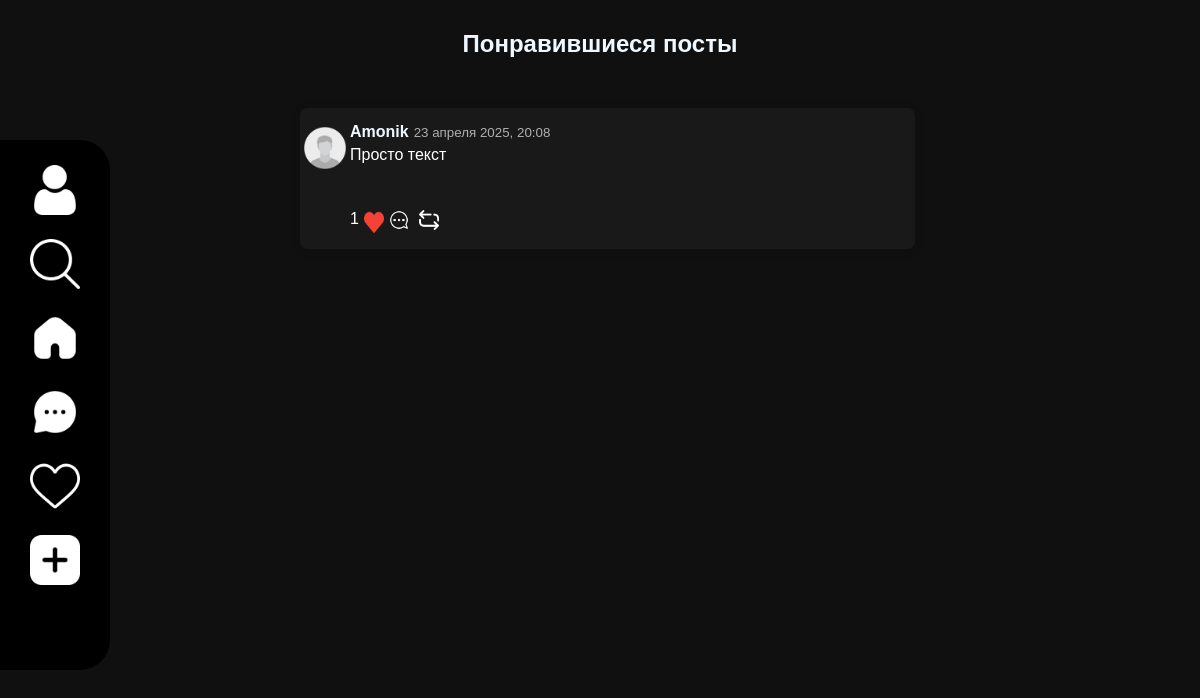
The app's page /posts/likes/ (signed in) with its own data.
### account/models.py (models this page shows, shortened)
class Post(models.Model):
    user = models.ForeignKey('CustomUser', on_delete=models.CASCADE, related_name='posts',null=True)
    content = models.TextField(null=True, blank=True)
    image = models.ImageField(upload_to='posts/', blank=True, null=True)
    title = models.CharField(max_length=255, null=True, blank=True)
    likes = models.ManyToManyField('CustomUser', related_name='liked_posts', blank=True)
    hashtags = models.ManyToManyField('Hashtag', related_name='posts', blank=True)  # Добавляем связь с хэштегами
    created_at = models.DateTimeField(auto_now_add=True)

class CustomUser(AbstractUser):
    username = models.CharField(max_length=20, unique=True)
    user_nickname = models.CharField(
        max_length=30,
        unique=True,
        default=generate_unique_nickname
    )
    email = models.EmailField(unique=True, blank=True, null=True)
    password = models.CharField(max_length=128)
    first_name = models.CharField(max_length=20, blank=True, null=True)
    avatar = models.ImageField(upload_to='avatars/', blank=True, null=True)
    description = models.TextField(max_length=500, blank=True, null=True)
    created_at = models.DateTimeField(auto_now_add=True)
    age = models.PositiveIntegerField(blank=True, null=True)
    followers = models.ManyToManyField('self', symmetrical=False, related_name='followings', blank=True)
    reposts = models.ManyToManyField('Post', related_name='reposted_by', blank=True)
    is_active = models.BooleanField(default=True)
    is_staff = models.BooleanField(default=False)
    is_superuser = models.BooleanField(default=False)
    REQUIRED_FIELDS = ['email', 'first_name']
    USERNAME_FIELD = 'username'
    objects = CustomUserManager()
    def __str__(self):
        return self.username

### posts/views.py (the view)
# urls.py: path('likes/', views.my_likes, name='likes'),
@login_required
def my_likes(request):
    liked_posts = request.user.liked_posts.all()
    return render(request, 'likes.html', {
        'liked_posts': liked_posts,
    })

### posts/templates/likes.html (shortened to what this page needs)
{% load static %}
<!DOCTYPE html>
<html lang="ru">
    <head>
        <link rel="stylesheet" href="{% static 'style.css' %}" type="text/css">
    </head>
    <body>
        <header style="user-select: none">
            <a href="{% url 'profile' %}"><img src="{% static 'media/user.png' %}" width="50px"></a>
            <a href="{% url 'search' %}"><img src="{% static 'media/search-interface-symbol.png' %}" width="50px"></a>
            <a href="{% url 'index' %}"><img src="{% static 'media/home.png' %}" width="50px"></a>
            <a href="{% url 'chat_list' %}"><img src="{% static 'media/message.png' %}" width="50px"></a>
            <a href="{% url 'likes' %}"><img src="{% static 'media/heart.png' %}" width="50px"></a>
            <a href="{% url 'create_post' %}"><img src="{% static 'media/addition.png' %}" width="50px"></a>
        </header>
        <div style="width: 50%;margin-left: auto;margin-right: auto;">
            <h2 style="margin-bottom: 50px;margin-top: 30px;color: aliceblue;text-align: center;">Понравившиеся посты</h2>
            {% if liked_posts %}
                {% for post in liked_posts %}
                    <div class="posts">
                        <div class="post" style="margin-bottom: 20px;">
                            <div style="display: flex;">
                                <div style="width: 5%;margin-right: 20px;user-select: none;">
                                    {% if post.user.avatar %}
                                        <img src="{{ post.user.avatar.url }}" width="50px" style="border-radius: 100%;background-color: rgb(25,25,25)">
                                    {% else %}
                                        <img src="{% static 'media/default_user.png' %}" width="50px" style="border-radius: 100%;background-color: rgb(25,25,25)">
                                    {% endif %}
                                </div>
                                <div style="display: block;">
                                    <div style="display: flex;margin-bottom: 5px;user-select: none;">
                                        <h4 style='margin-right: 5px;'>
                                            <a href="{% url 'user_profile' user_id=post.user.id %}" style="color: aliceblue; text-decoration: none;">
                                                {{ post.user }}
                                            </a>
                                        </h4>
                                        <span style="color: rgb(175, 175, 175);font-weight: 100;"><small>{{ post.created_at|date:"j E Y, H:i" }}</small></span>
                                    </div>
                                    <div style="display: block;">
                                        <div style="text-align: left;">
                                            <p>{{ post.content }}</p>
                                            <p style="margin-top: 10px;">
                                                <br style="user-select: none;"><br style="user-select: none;">
                                            </p>
                                            <div style="display: flex;">
                                                <p id="likes-count-{{ post.id }}">{{ post.likes.count }}</p>
                                                <img
                                                    id="like-btn-{{ post.id }}"
                                                    src="{% static 'media/like.png' %}"
                                                    data-liked-src="{% static 'media/liked.png' %}"
                                                    data-unliked-src="{% static 'media/like.png' %}"
                                                    width="20px"
                                                    style="margin-left: 5px; cursor: pointer;user-select: none;"
                                                    onclick="toggleLike({{ post.id }})"
                                                    alt="Лайк">
                                                <a href="{% url 'post_detail' post.id %}">
                                                    <img
                                                        src="{% static 'media/comment.png' %}"
                                                        width="20px"
                                                        style="margin-left: 5px; cursor: pointer; user-select: none;"
                                                        alt="Комментировать">
                                                </a>
                                                <a href="{% url 'repost' post.id %}" style="margin-left: 5px;">
                                                    <img
                                                        src="{% static 'media/repost.png' %}"
                                                        width="20px"
                                                        style="margin-left: 5px; cursor: pointer; user-select: none;"
                                                        alt="Репост">
                                                </a>
                                            </div>
                                        </div>
                                    </div>
                                </div>
                            </div>
                        </div>
                    </div>
                {% endfor %}
            {% else %}
                <hr>
                <p style="text-align: center;color: aliceblue;margin: 30px;">Пока нет лайкнутых постов.</p>
                <hr>
            {% endif %}
        </div>
    </body>
</html>

### static/style.css (style rules this page uses)
* { padding: 0; margin: 0; }
body { background-color: rgb(16, 16, 16); display: block; font-family:'YanoneKaffeesatz-VariableFont_wght', sans-serif; }
header { left:0; position: fixed; width:100px; height:65vh; top:17.5vh; display: block; background-color: black; text-align: center; padding: 0; margin-top: auto; margin-bottom: auto; padding: 5px; border-bottom-right-radius: 30px; border-top-right-radius : 30px; }
header a { padding-right: auto; text-align: center; text-decoration: none; color: aliceblue; }
header img { padding-top:20px; padding-right: auto; text-align: center; }
.posts { width: 100%; }
.post { width: 100%; margin: 0 auto; padding: 15px; padding-left: 0; background-color: rgb(25, 25, 25); border-radius: 8px; box-shadow: 0 2px 10px rgba(0, 0, 0, 0.1); color: white; word-break: break-all; }

### records on screen
Post: user "Amonik", created_at "23 апреля 2025, 20:08", content "Просто текст", likes.count "1"
